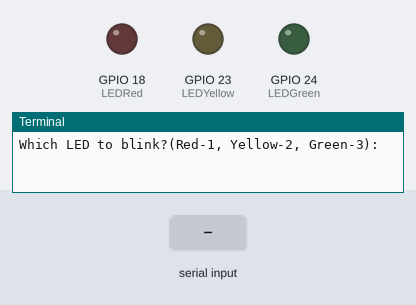
A program run on a simulated Raspberry Pi (BCM pin numbers). Shown: output pins drawn as LEDs (lit = HIGH), the last lines printed to the terminal. Dashed ring = blinking. The test bench sets the inputs (shaded band). At 6.8 s the program stops and its outputs stay as they are.

Above: at 1.2 s.
1.3 s: "1" typed at the terminal, then Enter
2.8 s: "2" typed at the terminal, then Enter
At 3.2 s:
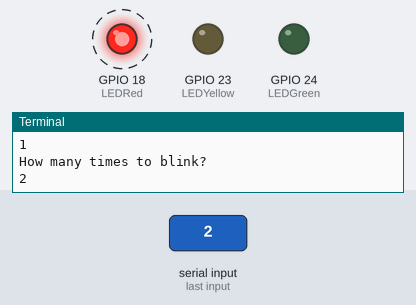
Timing chart, 0 to 7.3 s (numbered marks = the images above; inputs shaded):
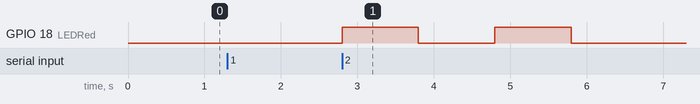

The program:

user_input_led.py
```python
# CamJam EduKit 1 - Basics
# Worksheet 3 - Blinking LED

# Import libraries
import time
import os
import sys
import RPi.GPIO as GPIO

GPIO.setmode(GPIO.BCM)
GPIO.setwarnings(False)

GPIO.setup(18, GPIO.OUT)
GPIO.setup(23, GPIO.OUT)
GPIO.setup(24, GPIO.OUT)

# set up variables
LEDRed = 18
LEDYellow = 23
LEDGreen = 24

# set LED Pins to OUTPUT
GPIO.setup(LEDRed, GPIO.OUT)
GPIO.setup(LEDYellow, GPIO.OUT)
GPIO.setup(LEDGreen, GPIO.OUT)

# Initially set them to Low values
GPIO.output(LEDRed, GPIO.LOW)
GPIO.output(LEDYellow, GPIO.LOW)
GPIO.output(LEDGreen, GPIO.LOW)

# clear the terminal
os.system('clear')

# Ask Question
led_choice = input('Which LED to blink?(Red-1, Yellow-2, Green-3):')
led_choice = int(led_choice)
count = input('How many times to blink?')
count = int(count)

if led_choice == 1:
    LEDChoice = LEDRed
elif led_choice == 2:
    LEDChoice = LEDYellow
elif led_choice == 3:
    LEDChoice = LEDGreen
else:
    print('Invalid Choice for LED. Exiting ...')
    sys.exit()

if LEDChoice > 0:
    while count > 0:
        GPIO.output(LEDChoice, GPIO.HIGH)
        time.sleep(1)
        GPIO.output(LEDChoice, GPIO.LOW)
        time.sleep(1)
        print('Count: ', count)
        count = count - 1

GPIO.cleanup()
```

Measured:
- after the input at 2.8 s, GPIO 18 (LEDRed): alternates HIGH for 1.0 s and LOW for 1.0 s, 4 changes in all, then stays LOW, starting at once
